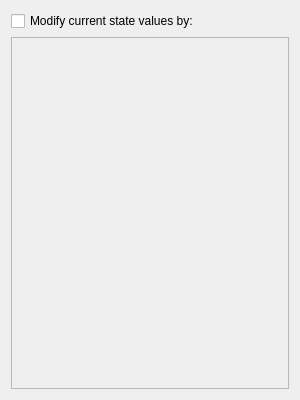
<?xml version="1.0" encoding="UTF-8"?>
<ui version="4.0">
 <class>EditTargetDialog</class>
 <widget class="QDialog" name="EditTargetDialog">
  <property name="geometry">
   <rect>
    <x>0</x>
    <y>0</y>
    <width>300</width>
    <height>400</height>
   </rect>
  </property>
  <property name="windowTitle">
   <string>Modify values</string>
  </property>
  <layout class="QGridLayout" name="gridLayout">
   <item row="1" column="0">
    <widget class="QScrollArea" name="scrollArea">
     <property name="widgetResizable">
      <bool>true</bool>
     </property>
     <widget class="QWidget" name="scrollAreaWidgetContents">
      <property name="geometry">
       <rect>
        <x>0</x>
        <y>0</y>
        <width>274</width>
        <height>351</height>
       </rect>
      </property>
     </widget>
    </widget>
   </item>
   <item row="0" column="0">
    <widget class="QCheckBox" name="checkBox">
     <property name="text">
      <string>Modify current state values by:</string>
     </property>
    </widget>
   </item>
  </layout>
 </widget>
 <resources/>
 <connections/>
</ui>
